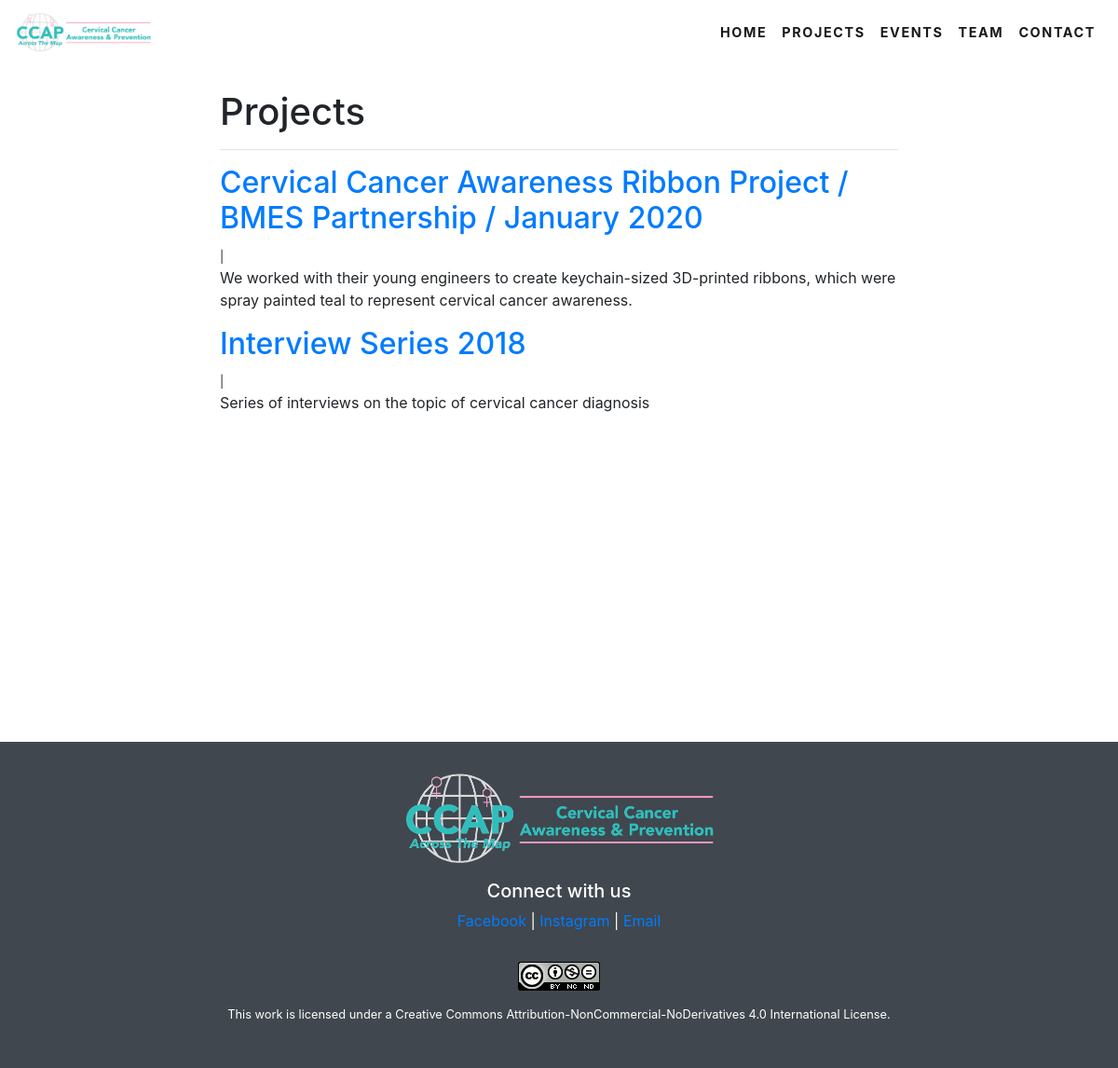
The app's page /projects/, older data.
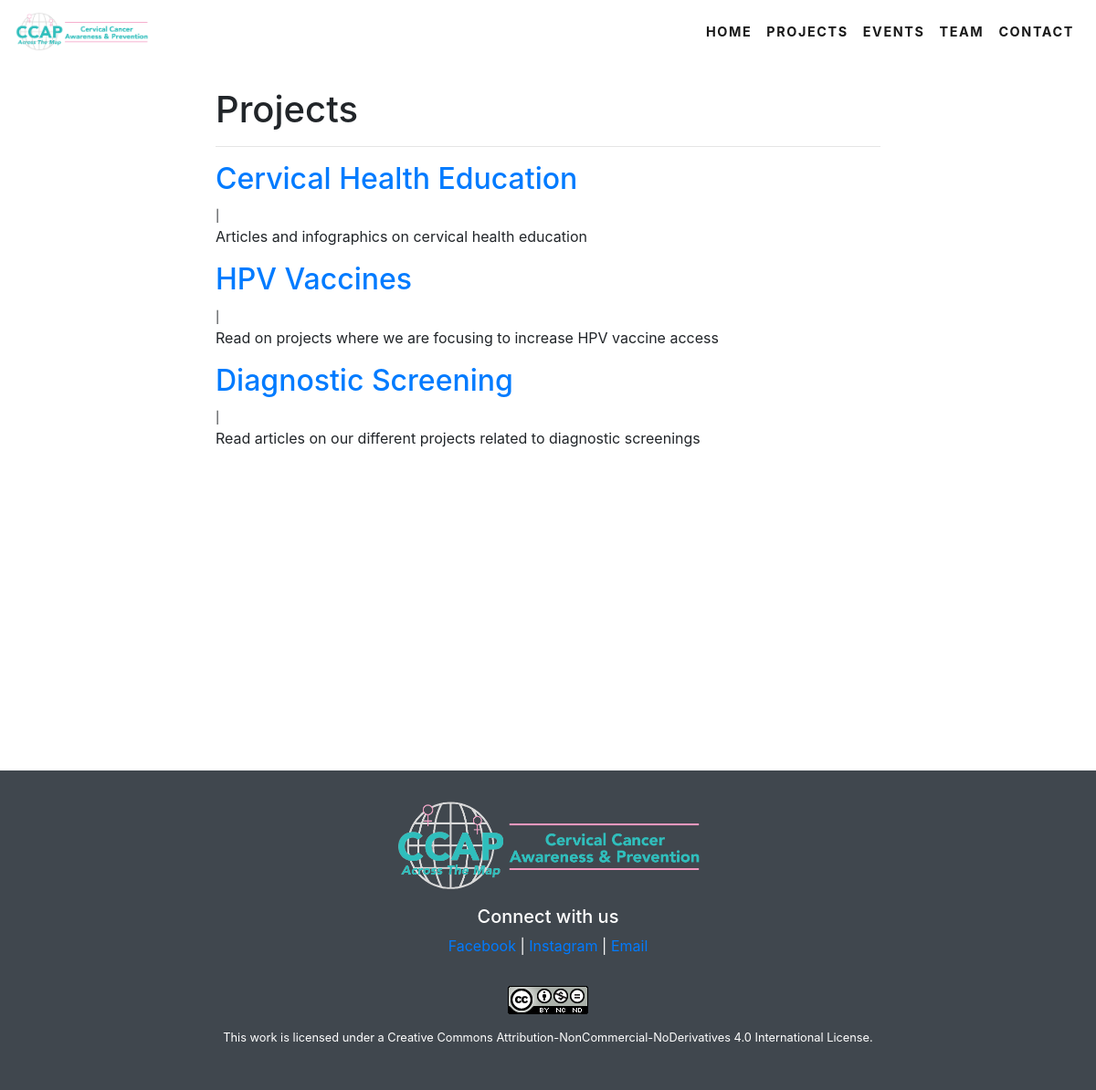
The same page, newer data.
### projects/models.py (models this page shows)
class Project(models.Model):
    title = models.CharField(max_length=255)
    description = models.TextField()
    uuid = models.UUIDField(primary_key=True, default=uuid.uuid4, editable=True)

### projects/views.py (the view)
# urls.py: path('projects/',include("projects.urls")),
def projects(request):
    post = Project.objects.all()
    context = {
        "posts": post
    }
    return render(request, 'projects.html', context)

### projects/templates/projects.html
{% extends "base.html" %}
{% block page_content %}
<div class="container-fluid" style="padding-bottom: 20rem;">
    <div class="col-md-8 offset-md-2">
        <h1 style="padding-top: 5rem;">Projects</h1>
        <hr>
        {% for post in posts %}
        <h2><a href="{% url 'projects_index' post.uuid %}">{{ post.title }}</a></h2>
        <small>
            {{ post.created_on.date }} |&nbsp;
        </small>
        <p>{{ post.description }}</p>
        {% endfor %}
    </div>
</div>
{% endblock %}

### ccap/templates/base.html (shortened to what this page needs)
{% load static%}
<!DOCTYPE html>
<html lang="en">
  <link rel="stylesheet" href="https://maxcdn.bootstrapcdn.com/bootstrap/4.4.1/css/bootstrap.min.css">
  <link rel="stylesheet" type ="text/css" href = "{%static '/style.css' %}">
  <link rel="stylesheet" href = "{%static '/fixed.css' %}">
<nav class="navbar fixed-top navbar-expand-lg navbar-light bg-light" id = "nav1">
      <a class="navbar-brand" href="#"><img src="{% static 'logo.png' %}"></a>
      <div class="collapse navbar-collapse" id="navbarSupportedContent">
        <ul class="navbar-nav mr-auto">
          <li class="nav-item active">
            <a class="nav-link" href="{% url 'landing_page' %}">Home</a>
          </li>
          <li class="nav-item active">
            <a class="nav-link" href="{% url 'projects' %}">Projects</a>
          </li>
          <li class="nav-item active">
            <a class="nav-link" href="{% url 'events' %} ">Events</a>
          </li>
          <li class="nav-item active">
            <a class="nav-link" href="#">Team</a>
          </li>
          <li class="nav-item active">
            <a class="nav-link" href="{% url 'contact' %}">contact</a>
          </li>
        </ul>
      </div>
</nav>
<div class="container-fluid">
    {% block page_content %}{% endblock %}
</div>
<div id ="contact" class="offset ">
	<footer>
    <div class ="text-center ">
      <img src="{% static 'logo.png' %}" style="height:100px; width: auto;">
      <h5>Connect with us</h5>
      <p>
      <a href="https://www.facebook.com/CCAPAcrossTheMap/">Facebook </a> |
      <a href="https://www.instagram.com/ccapacrossthemap/">Instagram </a> |
      <a href="{% url 'contact' %} ">Email</a> <br>
    </p>
      <small>
      <img src="{% static 'footer.png' %}" >
      <p>This work is licensed under a Creative Commons Attribution-NonCommercial-NoDerivatives 4.0 International License.    </p>
      </small>
    </div>
	</footer>
</div>
</html>

### static/style.css (style rules this page uses)
footer { background-color: #40474e; color:white; padding:1rem 0 2rem; padding-top:1rem ; }
footer img { margin:1rem 0; }
.navbar { text-transform: uppercase; font-weight : 700; font-size:.9rem; letter-spacing: .1rem; background-color: white !important; }
.navbar-nav li { padding-right: rem; }
.navbar img { width: 20%; height: auto; }

### static/fixed.css (style rules this page uses)
[class*="col-"] { padding: 1rem; }
.row, .container-fluid { margin-left: 0px!important; margin-right: 0px!important; }
.fixed-top { -webkit-backface-visibility: hidden; }

Row changes from the older to the newer data that the page shows:
removed Project: title "Cervical Cancer Awareness Ribbon Project / BMES Partnership / January 2020", description "We worked with their young engineers to create keychain-sized 3D-printed ribbons, which were spray painted teal to represent cervical cancer awareness."
removed Project: title "Interview Series 2018", description "Series of interviews on the topic of cervical cancer diagnosis"
added Project: title "Cervical Health Education", description "Articles and infographics on cervical health education"
added Project: title "HPV Vaccines", description "Read on projects where we are focusing to increase HPV vaccine access"
added Project: title "Diagnostic Screening", description "Read articles on our different projects related to diagnostic screenings"
